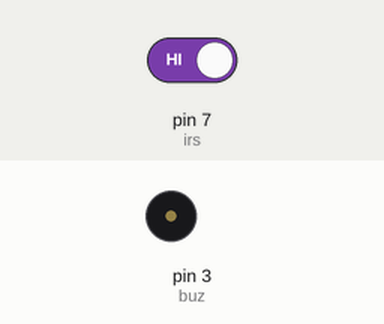
Simulated run of this sketch. Board: Arduino Uno, built with avr-gcc and run on an emulated ATmega328P. Parts: buzzer (waves = sounding). Inputs (shaded band) come from the test bench; at power-on: pin 7 (irs) HIGH.

Above: at 1.2 s.
1.3 s: pin 7 (irs) driven LOW
At 2.3 s:
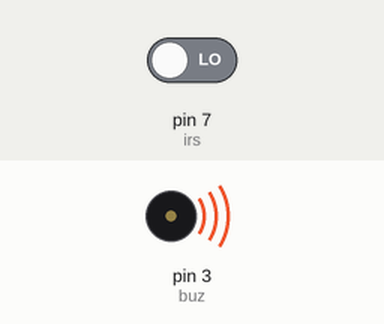
2.8 s: pin 7 (irs) driven HIGH
At 3.4 s:
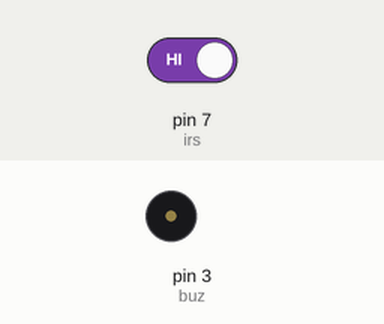
Timing chart, 0 to 5.8 s (numbered marks = the images above; inputs shaded):
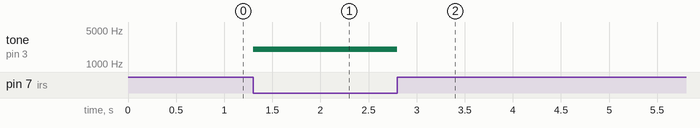

Measured:
- after the input at 1.3 s, tone on pin 3 (buz): silent → 2000 Hz at once
- after the input at 2.8 s, tone on pin 3 (buz): 2000 Hz → silent at once

The sketch:

askisi4.ino
```cpp
const byte irs = 7;
const byte buz = 3;

void setup(void)
{
  pinMode(buz, OUTPUT);
}

void loop(void)
{
  if ( !digitalRead(irs) )
    tone(buz, 2000);
  else
    noTone(buz);

  delay(100);
}
```
